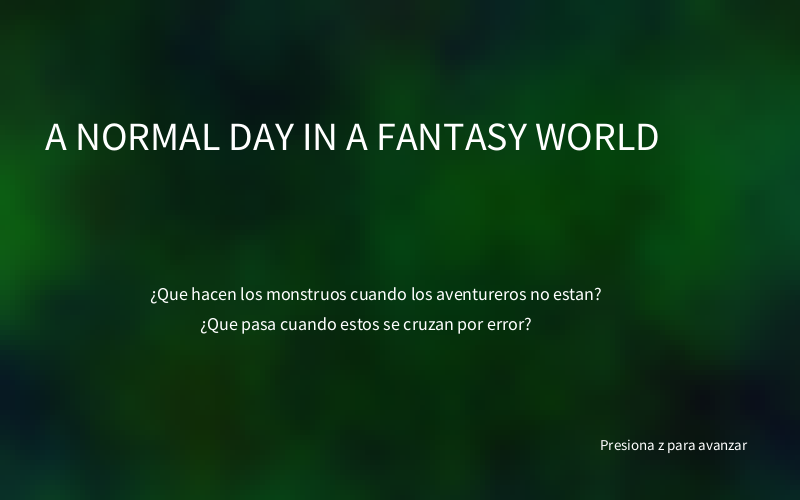
Frame 1 (no input)
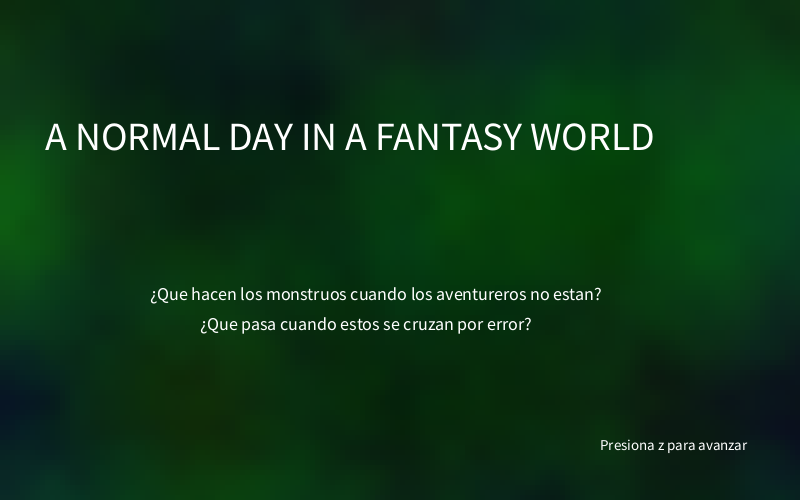
Frame 60 (the mouse pressed at the canvas centre just before this capture)
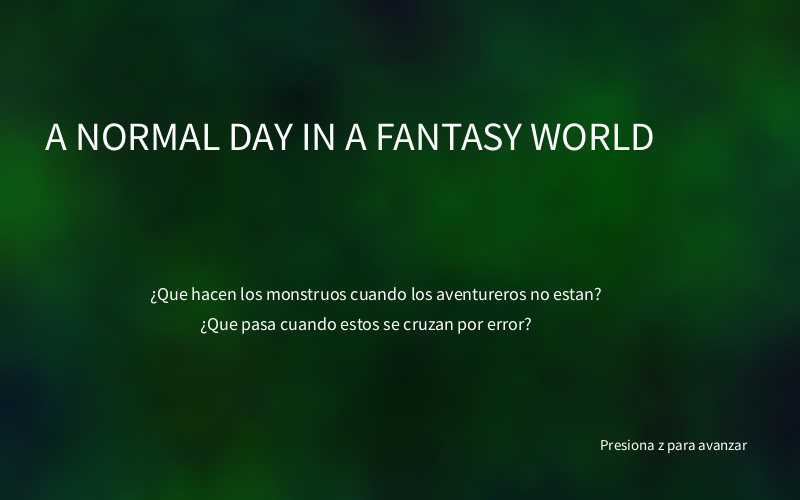
Frame 120 (the mouse held since frame 60 and released just before this capture)

The Processing sketch that drew these frames (run headless with seeded random() and noise(); from frame 60 on, the mouse is pressed at the canvas centre):

// Processing sketch: base_mas_pelea
// ── base_mas_pelea.pde

int pant =0;
boolean jugador1;
boolean jugador2;
int chara1;
int chara2;
Personaje j1;
Personaje j2;
int turno=1;
Personaje a;
Personaje b;
Personaje c;
Personaje d;
Personaje e;
Personaje a2;
Personaje b2;
Personaje c2;
Personaje d2;
Personaje e2;
float n;
Ventana ve;


void setup ()
{
  size (800, 500);
  ve = new Ventana();
  j1 = new Personaje ();
  j2 = new Personaje ();
  a = new Personaje(20,100);
  b = new Personaje(20,100);
  c = new Personaje(20,100);
  d = new Personaje(20,100);
  e = new Personaje(20,100);
  a2 = new Personaje(20,100);
  b2 = new Personaje(20,100);
  c2 = new Personaje(20,100);
  d2 = new Personaje(20,100);
  e2 = new Personaje(20,100);
  
}
void draw () 
{
  switch (pant)
  {
    case 0:    
      ve.inicio();   
      break;
      
      case 1:    
      ve.seleccion();    
      break;
      
      case 2:    
      ve.combate();   
      break;
      
      case 3:    
      ve.fin();    
      break;
  }
}

// ── personajes.pde
class Personaje 
{
  int ATK;
  int HP;
  Personaje (int a_, int v_) 
  {
    ATK=a_; 
    HP=v_;
  }
  Personaje()
  {}
  
  void sans (int x, int y) 
  {
    fill (255);
  noStroke();
  rect (x+40,y+15,45,5);
  rect (x+25,y+20,75,60);
  rect (x+45,y+80,35,5);
  rect (x+20,y+160,5,5); rect (x+100,y+160,5,5);  
  fill (150,100,100);
  rect (x+10,y+60,15,20); rect (x+100,y+60,15,20);
  rect (x+15,y+80,20,10); rect (x+90,y+80,20,10);
  rect (x+25,y+85,25,15); rect (x+75,y+85,25,15);  
  //contorno
  fill (0);
  rect (x+40,y+10,45,5);
  rect (x+30,y+15,10,5); rect (x+85,y+15,10,5);
  rect (x+25,y+20,5,10); rect (x+95,y+20,5,10);
  rect (x+20,y+30,5,25); rect (x+100,y+30,5,25);
  rect (x+25,y+55,5,10); rect (x+95,y+55,5,10);
  rect (x+20,y+60,5,15); rect (x+100,y+60,5,15);
  rect (x+25,y+75,10,5); rect (x+90,y+75,10,5);
  rect (x+30,y+80,15,5); rect (x+80,y+80,15,5);
  rect (x+40,y+85,45,5);
  //contorno de ropa  
  fill (0);
  rect (x+15,y+55,5,5); rect (x+105,y+55,5,5);
  rect (x+10,y+60,5,5); rect (x+110,y+60,5,5);
  rect (x+5,y+65,5,5); rect (x+115,y+65,5,5);
  rect (x+10,y+70,5,5); rect (x+110,y+70,5,5);
  rect (x+5,y+75,5,5); rect (x+115,y+75,5,5);
  rect (x+10,y+80,5,5); rect (x+110,y+80,5,5);
  rect (x+15,y+85,5,5); rect (x+105,y+85,5,5);
  rect (x+20,y+90,5,5); rect (x+100,y+90,5,5);
  rect (x+45,y+90,5,5); rect (x+75,y+90,5,5);
  rect (x+15,y+95,15,5); rect (x+95,y+95,15,5);
  rect (x+10,y+105,5,15); rect (x+15,y+100,95,25); rect (x+110,y+105,5,15);
  rect (x+20,y+125,85,5);  
  fill (255,0,0);
  rect (x+50,y+90,25,30); 
  rect (x+25,y+155,25,10); rect (x+75,y+155,25,10);
  rect (x+80,y+35,15,10); rect (x+95,y+35,5,5);
  rect (x+95,y+30,15,5); 
  rect (x+105,y+25,5,5);
  rect (x+110,y+20,5,5);
  rect (x+105,y+10,5,5);  
  fill (0);
  rect (x+50,y+95,5,5); rect (x+70,y+95,5,5);
  rect (x+50,y+110,5,5); rect (x+70,y+110,5,5);  
  fill (50,0,0);
  rect (x+25,y+130,30,25); rect (x+55,y+130,15,15); rect (x+70,y+130,30,25);  
  fill (255,220,0);  
  rect (x+25,y+135,10,20); rect (x+90,y+135,10,20);
  rect (x+65,y+70,5,5);
  //piernas
  fill (0);
  rect (x+25,y+130,5,10); rect (x+95,y+130,5,10);
  rect (x+20,y+140,5,10); rect (x+100,y+140,5,10);
  rect (x+25,y+150,5,10); rect (x+95,y+150,5,10);
  rect (x+15,y+155,10,5); rect (x+100,y+155,10,5);
  rect (x+15,y+160,5,5); rect (x+105,y+160,5,5);
  rect (x+20,y+165,20,5); rect (x+85,y+165,20,5);  
  rect (x+60,y+140,5,5); 
  rect (x+55,y+145,5,5); rect (x+65,y+145,5,5);
  rect (x+50,y+150,5,10); rect (x+70,y+150,5,10);
  rect (x+40,y+160,10,5); rect (x+75,y+160,10,5);  
  //cara
  fill (0);
  rect (x+35,y+40,15,15); rect (x+75,y+40,15,15);
  rect (x+60,y+50,5,5);
  rect (x+55,y+55,15,5);
  rect (x+35,y+60,5,10); rect (x+85,y+60,5,10);
  rect (x+40,y+65,45,5);
  rect (x+40,y+70,5,5);
  rect (x+50,y+70,5,5);
  rect (x+60,y+70,5,5);
  rect (x+70,y+70,5,5);
  rect (x+80,y+70,5,5);
  rect (x+45,y+75,35,5);
  fill(255,0,0);
  rect (x+80,y+45,5,5);
  }
  
  void fantasma1 (int x, int y) 
  {
    fill (42, 0, 71); 
 noStroke ();
 rect (x+60, y+20, 30, 10);
 rect (x+40, y+30, 20, 10);
 rect (x+30, y+40, 10, 10);
 rect (x+20, y+50, 10, 160); 
 // capa AON
 fill (0, 0, 65);
 rect (x+90, y+20, 20, 10);
 rect (x+60, y+30, 70, 10);
 rect (x+40, y+40, 100, 10);
 rect (x+30, y+50, 20, 20); rect (x+130, y+50, 20, 20);
 rect (x+140, y+120, 10, 10); 
 rect (x+30, y+130, 20, 10); rect (x+130, y+130, 20, 10);
 rect (x+30, y+140, 40, 70);
 rect (x+70, y+150, 10, 80); rect (x+120, y+140, 30, 90);
 rect (x+50, y+210, 20, 10); rect (x+140, y+230, 10, 10); 
 // borde interno
 fill (25, 0, 150);
 rect (x+60, y+40, 20, 10); rect (x+100, y+40, 10, 10);
 rect (x+50, y+50, 10, 10); rect (x+80, y+50, 20, 10); rect (x+110, y+50, 20, 10);
 rect (x+40, y+60, 10, 10); rect (x+80, y+60, 10, 10); rect (x+130, y+60, 10, 10);
 rect (x+30, y+70, 10, 50); rect (x+140, y+70, 10, 50);
 rect (x+30, y+120, 20, 10); rect (x+130, y+120, 10, 10);
 rect (x+50, y+130, 20, 10); rect (x+120, y+130, 10, 10);
 rect (x+20, y+210, 30, 10);
 rect (x+20, y+220, 10, 60);
 rect (x+40, y+220, 10, 20); 
 rect (x+50, y+220, 20, 10); rect (x+120, y+230, 20, 10);
 rect (x+60, y+230, 20, 40); rect (x+130, y+240, 20, 30); 
 // contorno marron
 fill (95, 0, 0);
 rect (x+70, y+140, 20, 10);
 rect (x+80, y+150, 10, 90); rect (x+110, y+140, 10, 120); 
 //interior
 fill (0); 
 rect (x+60, y+50, 20, 10); rect (x+100, y+50, 10, 10);
 rect (x+50, y+60, 30, 10); rect (x+90, y+60, 40, 10);
 rect (x+40, y+70, 100, 50);
 rect (x+50, y+120, 80, 10);
 rect (x+70, y+130, 50, 10); 
 rect (x+90, y+140, 20, 90);
 rect (x+50, y+230, 10, 20); rect (x+90, y+230, 10, 30);
 rect (x+80, y+240, 10, 10); rect (x+120, y+240, 10, 10);
 rect (x+60, y+270, 10, 20);
 rect (x+30, y+220, 10, 40); rect (x+40, y+240, 10, 10); 
 //detalles
 fill (190, 0, 0);
 rect (x+60, y+80, 10, 10); rect (x+120, y+80, 10, 10); rect (x+120, y+90, 20, 10);
 rect (x+50, y+90, 20, 10); 
 rect (x+80, y+100, 30, 10);
 rect (x+70, y+110, 10, 10); rect (x+110, y+110, 10, 10); 
 fill (230, 0, 0);
 rect (x+70, y+80, 10, 10); rect (x+110, y+80, 10, 10); 
 fill (255, 255, 0);
 rect (x+90, y+150, 10, 10); 
 fill (225, 200, 0);
 rect (x+100, y+150, 10, 10); 
 fill (225, 185, 0);
 rect (x+90, y+160, 20, 10);
  }
  
  void fantasma2 (int x, int y) 
  {
    fill (42, 0, 71); 
 noStroke ();
 rect (x+80, y+20, 30, 10); 
 rect (x+110, y+30, 20, 10); 
 rect (x+130, y+40, 10, 10); 
 rect (x+140, y+50, 10, 160); 
 // capa AON
 fill (0, 0, 65); 
 rect (x+60, y+20, 20, 10); 
 rect (x+40, y+30, 70, 10); 
 rect (x+30, y+40, 100, 10); 
 rect (x+120, y+50, 20, 20); rect (x+20, y+50, 20, 20); 
 rect (x+20, y+120, 10, 10);  
 rect (x+120, y+130, 20, 10); rect (x+20, y+130, 20, 10); 
 rect (x+100, y+140, 40, 70); 
 rect (x+90, y+150, 10, 80); rect (x+20, y+140, 30, 90); 
 rect (x+100, y+210, 20, 10); rect (x+20, y+230, 10, 10); 
 // borde interno
 fill (25, 0, 150);
 rect (x+90, y+40, 20, 10); rect (x+60, y+40, 10, 10); 
 rect (x+110, y+50, 10, 10); rect (x+70, y+50, 20, 10); rect (x+40, y+50, 20, 10); 
 rect (x+120, y+60, 10, 10); rect (x+80, y+60, 10, 10); rect (x+30, y+60, 10, 10); 
 rect (x+130, y+70, 10, 50); rect (x+20, y+70, 10, 50); 
 rect (x+120, y+120, 20, 10); rect (x+30, y+120, 10, 10); 
 rect (x+100, y+130, 20, 10); rect (x+40, y+130, 10, 10); 
 rect (x+120, y+210, 30, 10); 
 rect (x+140, y+220, 10, 60); 
 rect (x+120, y+220, 10, 20);  
 rect (x+100, y+220, 20, 10); rect (x+30, y+230, 20, 10); 
 rect (x+90, y+230, 20, 40); rect (x+20, y+240, 20, 30); 
 // contorno marron
 fill (95, 0, 0);
 rect (x+80, y+140, 20, 10);
 rect (x+80, y+150, 10, 90); rect (x+50, y+140, 10, 120); 
 //interior
 fill (0); 
 rect (x+90, y+50, 20, 10); rect (x+60, y+50, 10, 10); 
 rect (x+90, y+60, 30, 10); rect (x+40, y+60, 40, 10); 
 rect (x+30, y+70, 100, 50); 
 rect (x+40, y+120, 80, 10); 
 rect (x+50, y+130, 50, 10);
 
 rect (x+60, y+140, 20, 90); 
 rect (x+110, y+230, 10, 20); rect (x+70, y+230, 10, 30); 
 rect (x+80, y+240, 10, 10); rect (x+40, y+240, 10, 10); 
 rect (x+100, y+270, 10, 20); 
 rect (x+130, y+220, 10, 40); rect (x+120, y+240, 10, 10);
 
 fill (190, 0, 0);
 rect (x+100, y+80, 10, 10); rect (x+40, y+80, 10, 10);  
 rect (x+30, y+90, 20, 10); rect (x+100, y+90, 20, 10); 
 rect (x+60, y+100, 30, 10);
 rect (x+90, y+110, 10, 10); rect (x+50, y+110, 10, 10);
 
 fill (230, 0, 0);
 rect (x+90, y+80, 10, 10); rect (x+50, y+80, 10, 10); 
 fill (255, 255, 0);
 rect (x+70, y+150, 10, 10); 
 fill (225, 200, 0);
 rect (x+60, y+150, 10, 10); 
 fill (225, 185, 0);
 rect (x+60, y+160, 20, 10);
  }
  
  void slime1 (int x, int y) 
  {
   fill (100, 247, 255); 
 noStroke ();
 rect (x+50, y+20, 40, 10);
 rect (x+70, y+30, 50, 10);
 rect (x+110, y+40, 20, 10);
 rect (x+50, y+40, 40, 10); 
 rect (x+120, y+50, 20, 10);
 rect (x+40, y+50, 10, 10); 
 rect (x+130, y+60, 20, 10); 
 rect (x+140, y+70, 10, 30); 
 rect (x+130, y+90, 10, 10); 
 rect (x+120, y+100, 20, 10); 
 rect (x+70, y+110, 60, 10); 
 //contorno intermedio
 fill (74, 218, 255);  
 rect (x+60, y+30, 10, 10); 
 rect (x+30, y+60, 10, 40); 
 rect (x+40, y+100, 10, 10); 
 rect (x+50, y+110, 20, 10); 
 rect (x+60, y+120, 60, 10); 
 //contorno oscuro
 fill (0, 195, 255);  
 rect (x+50, y+30, 10, 10); 
 rect (x+40, y+40, 10, 10); 
 rect (x+30, y+50, 10, 10); 
 rect (x+20, y+60, 10, 40); 
 rect (x+20, y+100, 20, 10); 
 rect (x+30, y+110, 20, 10); 
 rect (x+40, y+120, 20, 10); 
 //detalle interno
 fill (150, 255, 255);  
 rect (x+50, y+50, 70, 60); 
 rect (x+90, y+40, 30, 10); 
 rect (x+130, y+70, 10, 20); 
 rect (x+120, y+60, 10, 40); 
 rect (x+40, y+60, 10, 40);  
 fill (255);
 rect (x+90, y+40, 20, 20); 
 rect (x+100, y+50, 20, 20); 
 rect (x+110, y+60, 20, 20); 
 fill (0);
 rect (x+120, y+60, 10, 10);
 rect (x+60, y+60, 10, 10);  
 fill (0, 147, 184); 
 rect (x+90, y+70, 20, 10);  
 fill (0, 220, 255);
 rect (x+30, y+130, 90, 5);
  }
  
  void slime2 (int x, int y) 
  {
     fill (100, 247, 255); 
 noStroke ();
 rect (x+80, y+20, 40, 10);
 rect (x+50, y+30, 50, 10);
 rect (x+40, y+40, 20, 10);
 rect (x+90, y+40, 30, 10);
 rect (x+30, y+50, 20, 10);
 rect (x+120, y+50, 10, 10);
 rect (x+20, y+60, 20, 10);
 rect (x+20, y+70, 10, 30);
 rect (x+30, y+90, 10, 10);
 rect (x+30, y+100, 20, 10);
 rect (x+40, y+110, 60, 10); 
 //contorno intermedio
 fill (74, 218, 255); 
 noStroke ();
 rect (x+100, y+30, 10, 10);
 rect (x+130, y+60, 10, 40);
 rect (x+120, y+100, 10, 10);
 rect (x+100, y+110, 20, 10);
 rect (x+50, y+120, 60, 10); 
 //contorno oscuro
 fill (0, 195, 255); 
 noStroke ();
 rect (x+110, y+30, 10, 10);
 rect (x+120, y+40, 10, 10);
 rect (x+130, y+50, 10, 10);
 rect (x+140, y+60, 10, 40);
 rect (x+130, y+100, 20, 10);
 rect (x+120, y+110, 20, 10);
 rect (x+110, y+120, 20, 10); 
 //detalle interno
 fill (150, 255, 255); 
 noStroke ();
 rect (x+50, y+50, 70, 60);
 rect (x+60, y+40, 30, 10);
 rect (x+30, y+70, 10, 20);
 rect (x+40, y+70, 10, 30);
 rect (x+120, y+60, 10, 40); 
 fill (255); 
 noStroke ();
 rect (x+60, y+40, 20, 20);
 rect (x+50, y+50, 20, 20);
 rect (x+40, y+60, 20, 20); 
 fill (0, 0, 0); 
 noStroke ();
 rect (x+40, y+60, 10, 10);
 rect (x+100, y+60, 10, 10); 
 fill (0, 147, 184); 
 noStroke ();
 rect (x+60, y+70, 20, 10); 
 fill (0, 220, 255); 
 noStroke ();
 rect (x+50, y+130, 90, 5);
  }
  
  void spectro1 (int x, int y) 
  {
     //aura
  fill(200,255,255);
  noStroke();
  rect (x+150, y+30, 10, 10); rect (x+120, y+30, 10, 10); rect (x+70, y+40, 10, 10);
  rect (x+100, y+30, 10, 20);
  rect (x+130, y+40, 10, 30); rect (x+100, y+50, 30, 10); rect (x+90, y+60, 20, 20);  
  rect (x+150, y+80, 10, 20); rect (x+80, y+80, 10, 100); rect (x+70, y+90, 10, 20); rect (x+60, y+100, 10, 20);
  rect (x+150, y+110, 10, 20);  rect (x+70, y+130, 10, 40);  
  rect (x+90, y+180, 30, 20);  
  rect (x+100, y+200, 40, 10);  
  rect (x+110, y+210, 20, 10);  
  //interior de aura
  fill(230,255,255);
  rect (x+110, y+60, 20, 10);  
  rect (x+130, y+70, 10, 10); rect (x+100, y+70, 10, 10);  
  rect (x+90, y+80, 60, 100);  
  rect (x+100, y+180, 50, 10);  
  rect (x+120, y+190, 20, 10);  
  rect (x+150, y+130, 10, 20);  
  //contorno cuerpo
  fill (70);
  rect (x+110, y+70, 10, 10);  
  rect (x+100, y+80, 10, 30);  
  rect (x+90, y+130, 20, 10);  
  rect (x+110, y+140, 40, 10);  
  rect (x+90, y+150, 20, 10);  
  rect (x+100, y+170, 20, 10);
  //huesos
  fill (120);
  rect (x+120, y+70, 10, 10);  
  rect (x+110, y+80, 30, 40);  
  rect (x+120, y+140, 20, 10);  
  rect (x+110, y+150, 40, 10);  
  rect (x+120, y+160, 20, 10);  
  rect (x+140, y+170, 10, 10);  
  rect (x+120, y+180, 20, 10);  
  fill (180);
  rect (x+140, y+130, 10, 10); rect (x+110, y+130, 10, 10);  
  rect (x+120, y+150, 20, 10);  
  rect (x+120, y+170, 20, 10);  
  fill (100,0,0);
  rect (x+130, y+90, 10, 10); rect (x+110, y+90, 10, 10);  
  //escudo
  fill (0);
  rect (x+40, y+200, 50, 50);  
  rect (x+50, y+170, 10, 10);  
  rect (x+40, y+180, 30, 10);  
  rect (x+30, y+190, 50, 10);  
  rect (x+30, y+190, 10, 50);  
  rect (x+20, y+200, 10, 30);  
  rect (x+10, y+210, 10, 10);  
  fill (0,35,0);
  rect (x+30, y+190, 10, 10);  
  rect (x+40, y+200, 10, 10);  
  rect (x+50, y+210, 10, 10);  
  rect (x+60, y+220, 10, 10);
  rect (x+70, y+230, 10, 10);
  rect (x+80, y+240, 10, 10);  
  //espada
  fill (0);
  rect (x+200, y+140, 10, 10);  
  rect (x+190, y+150, 10, 10);  
  rect (x+180, y+160, 10, 10);
  rect (x+170, y+170, 10, 10);  
  rect (x+190, y+160, 10, 10);
  rect (x+200, y+170, 10, 10);
  rect (x+210, y+180, 10, 10);
  rect (x+220, y+190, 10, 10);
  rect (x+230, y+200, 10, 10);  
  fill (0,35,0);
  rect (x+170, y+140, 10, 10);
  rect (x+180, y+150, 10, 10);  
  fill (0, 30,0);
  rect (x+200, y+150, 10, 10);
  rect (x+180, y+170, 10, 10);  
  fill (0,95,0);
  rect (x+200, y+160, 10, 10); rect (x+190, y+170, 10, 10);  
  rect (x+210, y+170, 10, 10); rect (x+200, y+180, 10, 10);  
  rect (x+220, y+180, 10, 10); rect (x+210, y+190, 10, 10);  
  rect (x+230, y+190, 10, 10); rect (x+220, y+200, 10, 10);
  }
  
  void spectro2 (int x, int y) 
  {
   //aura
  fill(200,255,255);
  noStroke();
  rect (x+90, y+30, 10, 10); rect (x+120, y+30, 10, 10); rect (x+170, y+40, 10, 10);
  rect (x+140, y+30, 10, 20);
  rect (x+110, y+40, 10, 30); rect (x+120, y+50, 30, 10); rect (x+140, y+60, 20, 20);
  rect (x+90, y+80, 10, 20); rect (x+160, y+80, 10, 100); rect (x+170, y+90, 10, 20); rect (x+180, y+100, 10, 20);
  rect (x+90, y+110, 10, 20);  rect (x+170, y+130, 10, 40);  
  rect (x+130, y+180, 30, 20);
  rect (x+110, y+200, 40, 10);
  rect (x+120, y+210, 20, 10);  
  //interior de aura
  fill(230,255,255);
  rect (x+120, y+60, 20, 10);
  rect (x+110, y+70, 10, 10); rect (x+140, y+70, 10, 10);
  rect (x+100, y+80, 60, 100);
  rect (x+100, y+180, 50, 10);
  rect (x+110, y+190, 20, 10);
  rect (x+90, y+130, 10, 20);  
  //contorno cuerpo
  fill (70);
  rect (x+130, y+70, 10, 10);
  rect (x+140, y+80, 10, 30);
  rect (x+140, y+130, 20, 10);
  rect (x+100, y+140, 40, 10);
  rect (x+140, y+150, 20, 10);
  rect (x+130, y+170, 20, 10);
  //huesos
  fill (120);
  rect (x+120, y+70, 10, 10);
  rect (x+110, y+80, 30, 40);
  rect (x+110, y+140, 20, 10);
  rect (x+100, y+150, 40, 10);
  rect (x+110, y+160, 20, 10);
  rect (x+100, y+170, 10, 10);
  rect (x+110, y+180, 20, 10);
  fill (180);
  rect (x+100, y+130, 10, 10); rect (x+130, y+130, 10, 10);
  rect (x+110, y+150, 20, 10);
  rect (x+110, y+170, 20, 10);
  fill (100,0,0);
  rect (x+110, y+90, 10, 10); rect (x+130, y+90, 10, 10);  
  //escudo
  fill (0);
  rect (x+160, y+200, 50, 50);
  rect (x+190, y+170, 10, 10);
  rect (x+180, y+180, 30, 10);
  rect (x+170, y+190, 50, 10);
  rect (x+210, y+190, 10, 50);
  rect (x+220, y+200, 10, 30);
  rect (x+230, y+210, 10, 10);
  fill (0,35,0);
  rect (x+210, y+190, 10, 10);
  rect (x+200, y+200, 10, 10);
  rect (x+190, y+210, 10, 10);
  rect (x+180, y+220, 10, 10);
  rect (x+170, y+230, 10, 10);
  rect (x+160, y+240, 10, 10);  
  //espada
  fill (0);
  rect (x+40, y+140, 10, 10);
  rect (x+50, y+150, 10, 10);
  rect (x+60, y+160, 10, 10);
  rect (x+70, y+170, 10, 10);  
  rect (x+50, y+160, 10, 10);
  rect (x+40, y+170, 10, 10);
  rect (x+30, y+180, 10, 10);
  rect (x+20, y+190, 10, 10);
  rect (x+10, y+200, 10, 10);  
  fill (0,35,0);
  rect (x+70, y+140, 10, 10);
  rect (x+60, y+150, 10, 10);
  fill (0, 30,0);
  rect (x+40, y+150, 10, 10);
  rect (x+60, y+170, 10, 10);
  fill (0,95,0);
  rect (x+40, y+160, 10, 10); rect (x+50, y+170, 10, 10);
  rect (x+30, y+170, 10, 10); rect (x+40, y+180, 10, 10);
  rect (x+20, y+180, 10, 10); rect (x+30, y+190, 10, 10);
  rect (x+10, y+190, 10, 10); rect (x+20, y+200, 10, 10);  
  }
  
  void wisp1 (int x, int y) 
  {
     fill (0, 255, 255); 
 noStroke ();
 rect (x+20, y+30, 60, 55); 
 rect (x+55, y+5, 10, 10); 
 rect (x+55, y+15, 15, 15);                    rect (x+20, y+10, 5, 10); 
 rect (x+70, y+20, 5, 10); 
 rect (x+75, y+25, 5, 5); rect (x+45, y+20, 5, 5); rect (x+20, y+20, 10, 5); 
                          rect (x+40, y+25, 15, 5); rect (x+15, y+25, 15, 5);                      
 rect (x+95, y+45, 5, 20); 
 rect (x+90, y+40, 5, 35);  rect (x+15, y+25, 5, 55); 
 rect (x+85, y+35, 5, 45);  rect (x+10, y+35, 5, 35); 
 rect (x+80, y+30, 5, 55);  
 rect (x+30, y+85, 50, 5); 
 rect (x+35, y+90, 30, 5); 
 //cuerpo
 fill (0, 230, 250);
 noStroke ();
 rect (x+60, y+30, 5, 5); rect (x+20, y+30, 5, 5); 
 rect (x+50, y+35, 25, 5); rect (x+20, y+40, 5, 20); 
 rect (x+40, y+40, 40, 5); rect (x+25, y+45, 5, 5); 
 rect (x+35, y+45, 50, 5); 
 rect (x+85, y+50, 5, 20); rect (x+25, y+50, 60, 25); 
 rect (x+30, y+75, 50, 5); 
 rect (x+45, y+80, 20, 5); 
 //rostro
 fill (0, 160, 250);
 rect (x+60, y+50, 5, 5); 
 rect (x+55, y+55, 15, 15); rect (x+50, y+60, 5, 10); 
 rect (x+55, y+70, 10, 5); 
 fill (0);
 rect (x+75, y+60, 5, 15); rect (x+40, y+60, 5, 15);
  }
  
  void wisp2 (int x, int y) 
  {
    fill (0, 255, 255); 
 noStroke ();
 rect (x+30, y+30, 60, 55);
 rect (x+45, y+5, 10, 10);
 rect (x+40, y+15, 15, 15);                    rect (x+85, y+10, 5, 10);
 rect (x+35, y+20, 5, 10);
 rect (x+30, y+25, 5, 5); rect (x+60, y+20, 5, 5); rect (x+80, y+20, 10, 5);
                        rect (x+55, y+25, 14, 5); rect (x+75, y+25, 15, 5);
 rect (x+10, y+45, 5, 20);
 rect (x+15, y+40, 5, 35);  rect (x+90, y+25, 5, 55);
 rect (x+20, y+35, 5, 45);  rect (x+95, y+35, 5, 35);
 rect (x+25, y+30, 5, 55); 
 rect (x+30, y+85, 50, 5);
 rect (x+45, y+90, 30, 5); 
 //cuerpo
 fill (0, 230, 250);
 rect (x+45, y+30, 5, 5); rect (x+85, y+30, 5, 5);
 rect (x+35, y+35, 25, 5); rect (x+85, y+40, 5, 20);
 rect (x+30, y+40, 40, 5); rect (x+80, y+45, 5, 5);
 rect (x+25, y+45, 50, 5); 
 rect (x+20, y+50, 5, 20); rect (x+25, y+50, 60, 25);
 rect (x+30, y+75, 50, 5);
 rect (x+45, y+80, 20, 5); 
 //rostro
 fill (0, 160, 250);
 rect (x+45, y+50, 5, 5);
 rect (x+40, y+55, 15, 15); rect (x+55, y+60, 5, 10);
 rect (x+45, y+70, 10, 5);
 fill (0);
 rect (x+30, y+60, 5, 15); rect (x+65, y+60, 5, 15);
  }
}

// ── ventanas.pde
class Ventana
{
  Ventana () {}
  
  void inicio ()
 {
   
   n+=0.002;
  background(0);
  for(int i =0; i<width; i+=5)
  {
    for(int j = 0; j<height; j+= 5)
    {
      fill(noise(i*0.005,j*0.005,n)*20,noise(i*0.005+1,j*0.005+1,n)*120,noise(i*0.005+2,j*0.005+2,n)*50);
      noStroke();
      rect(i,j,5,5);
    }
  }
  
   fill(255);
   textSize(40);
   text("A NORMAL DAY IN A FANTASY WORLD", 45,150);   
   textSize(18);
   text ("¿Que hacen los monstruos cuando los aventureros no estan?",150,300);
   text ("¿Que pasa cuando estos se cruzan por error?",200,330);
   textSize(15);
   text("Presiona z para avanzar", 600,450);
   if(key == 'z'|| key == 'Z')
    {
      pant = 1;
    }
 }
 void seleccion ()
 {
    n+=0.006;
  background(0);
  for(int i =0; i<width; i+=5)
  {
    for(int j = 0; j<height; j+= 5)
    {
      fill(noise(i*0.005,j*0.005,n)*50);
      noStroke();
      rect(i,j,5,5);
    }
  }
  fill (250);
   textSize(20);
   text("¿Quien se cruzara en el camino quien?", 200, 50);     
   
   textSize(20);
   text("Sans (Underfell)", 50, 120);
   textSize(12);
   text("Jugador 1, presiona x ", 50, 150);
   text("Jugador 2, presiona y ", 50, 180);
   textSize(20);
   text("Fantasma", 50, 380);
   textSize(12);
   text("Jugador 1, presiona c ", 50, 410);
   text("Jugador 2, presiona u ", 50, 440);
   textSize(20);
   text("Slime", 330, 230);
   textSize(12);
   text("Jugador 1, presiona v ", 330, 260);
   text("Jugador 2, presiona i ", 330, 300);
   textSize(20);
   text("Spectro", 600, 120);
   textSize(12);
   text("Jugador 1, presiona b ", 600, 150);
   text("Jugador 2, presiona o ", 600, 180);
   textSize(20);
   text("Wisp", 600, 380);
   textSize(12);
   text("Jugador 1, presiona n ", 600, 410);
   text("Jugador 2, presiona p ", 600, 440);
   if (keyPressed) 
   {
     switch (key)
     {
       case 'x':
       jugador1 = true;
       chara1=0;
       break;
       
       case 'c':
       jugador1 = true;
       chara1=1;
       break;
       
       case 'v':
       jugador1 = true;
       chara1=2;
       break;
       
       case 'b':
       jugador1 = true;
       chara1=3;
       break;
       
       case 'n':
       jugador1 = true;
       chara1=4;
       break;
       //jugador 2
       case 'y':
       jugador2 = true;
       chara2=0;
       break;
       
       case 'u':
       jugador2 = true;
       chara2=1;
       break;
       
       case 'i':
       jugador2 = true;
       chara2=2;
       break;
       
       case 'o':
       jugador2 = true;
       chara2=3;
       break;
       
       case 'p':
       jugador2 = true;
       chara2=4;
       break;
     }
     if (jugador1 && jugador2)
     {
       pant = 2;
     }
   }
 }
 void combate ()
 {
   background (#9DF0CB);
  fill (0,95,0);
  noStroke();
  rect (0,0,800,80);
  //suelo
  fill (0,140,0);
  rect (0,230,800,190);
  
  //arboles fondo
  fill(#edc77e);
  rect (160,60,10,10); rect (170,70,10,10); rect (180,80,10,10); rect (190,80,20,60);
  rect (190,140,10,30);
  rect (180,170,20,60);  
  rect (480,100,10,10); rect (470,110,10,10); rect (460,120,10,10); rect (450,130,10,10);
  rect (440,130,10,40);
  rect (450,160,10,40);
  rect (440,190,10,40);  
  //verde claro
  fill (88,176,120);
  //stroke (80);
  rect (120,0,30,20);  rect (160,0,40,30); 
  rect (200,0,10,10); rect (210,10,10,10); rect (200,20,10,20);  
  rect (440,60,40,20);
  rect (460,80,60,20);
  rect (440,100,30,20);  
  rect (580,40,60,40); rect (640,60,40,20);
  rect (610,80,20,20); rect (650,80,20,20);    
  //arboles medio
  fill (#e39f4f);
  noStroke();
  rect (100,40,30,200);
  rect (130,100,10,30);  
  rect (630,80,10,40); 
  rect (650,80,10,10); rect (640,90,10,10);
  rect (630,120,20,60);
  rect (640,160,20,90);  
  //verde oscuro
  fill (0,85,0);
  rect (0,0,100,20);
  rect (0,80,20,20); rect (10,70,10,10); rect (20,80,10,10);
  rect (80,20,20,30); rect (100,20,30,20);  
  rect (0,220,120,40);
  rect (20,210,10,10);
  rect (80,210,10,10); rect (90,200,10,10); 
  rect (100,210,10,10); rect (110,200,10,10); rect (120,190,10,10);  
  rect (120,240,10,10); 
  rect (120,250,20,10);
  rect (140,240,40,20); rect (160,220,20,20);
  rect (180,230,10,10); rect (190,240,10,10);
  rect (200,220,40,30);  
  rect (350,230,30,10); rect (380,220,20,40);
  rect (360,240,10,10);
  rect (400,240,70,30); rect (430,230,30,10);  
  rect (700,60,60,40); rect (740,50,60,40);
  rect (700,230,30,10);
  rect (660,240,70,20); rect (780,250,20,10);  
  rect (0,310,10,10);
  rect (0,320,20,20);
  rect (0,340,40,60);
  rect (40,360,40,40); rect (80,380,20,20);  
  rect (780,300,20,20);
  rect (760,320,40,20);
  rect (740,340,60,20);
  rect (720,360,80,20);
  rect (700,380,100,20);    
  //arboles frente
  fill(#815117);
  rect (20,20,40,20);
  rect (30,40,50,320);
  rect (0,100,10,20); rect (10,110,10,20); rect (20,120,10,20);
  rect (80,80,10,20); rect (90,70,10,20);
  rect (100,60,20,20); rect (110,50,20,20);
  rect (130,40,30,20); 
  rect (130,10,10,30); rect (140,0,10,20); rect (150,0,10,10);  
  rect (160,30,10,20); rect (170,20,10,20);
  rect (20,320,10,10); rect (80,300,10,10);
  rect (80,310,30,20); rect (100,320,30,20); 
  rect (120,330,30,20); rect (140,340,20,20); rect (160,350,20,10);
  rect (80,350,10,20); rect (90,360,20,10);  
  rect (730,80,50,80);
  rect (720,160,50,60);
  rect (730,220,50,100);  
  rect (720,290,10,10);
  rect (710,300,30,40);
  rect (700,310,10,20);
  rect (680,320,20,10);
  rect (710,330,20,10);
  rect (690,340,30,10);  
  rect (780,120,10,10); 
  rect (780,110,20,10);
  rect (790,100,20,10);
   fill(0);
   rect (0,400,800,100);
   
   
   
   switch (chara1) 
 {
      case 0:
      j1.sans(200,200);
      j1=a;
      break;
      
      case 1:
      j1.fantasma1(200,100);
      j1=b;
      break;
      
      case 2:
      j1.slime1(200,240);
      j1=c;
      break;
      
      case 3:
      j1.spectro1(120,100);
      j1=d;
      break;
      
      case 4:
      j1.wisp1(240,200);
      j1=e;
      break;
 }
 switch (chara2)
 {
      case 0:      
      j2.sans(460,200);
      j2=a2;
      break;
      
      case 1:
      j2.fantasma2(450,100);
      j2=b2;    
      break;
      
      case 2:      
      j2.slime2(445,240);
      j2=c2;
      break;
      
      case 3:
      j2.spectro2(430,100);
      j2=d2;
      break;
      
      case 4:
      j2.wisp2(450,200);
      j2=e2;
      break;
 }
 fill (255);
 if (turno == 1)
 {
   text ("jugador 1 preciona N para atacar", 310,40);
   if (keyPressed)
   {
     if(key == 'n' || key == 'N')
     {
       j2.HP=j2.HP-j1.ATK;
       turno=2;
       
     }
   }
 } 
 
 if (turno == 2)
 {
   text ("jugador 2 preciona M para atacar", 310,40);
   if (keyPressed)
   {
     if(key == 'm' || key == 'M')
     {
       j1.HP=j1.HP-j2.ATK;
       turno=1;
       
     }
   }
 } 
 
 if (j1.HP<=0 || j2.HP<=0)
 {
   pant=3;
 }
 fill (0,95,0);
  text ("HP",170,420);
  text ("HP",620,420);
  rect (380,420,-j1.HP*2,20);
  rect (420,420, j2.HP*2,20);
  fill(255);
  text(j1.HP,360,435);
  text(j2.HP,420,435);
 }
 
 void fin ()
 {
    n+=0.01;
  background(0);
  for(int i =0; i<width; i+=5)
  {
    for(int j = 0; j<height; j+= 5)
    {
      fill(noise(i*0.05,j*0.005,n)*150,noise(i*0.005+1,j*0.005+1,n)*25,noise(i*0.005+2,j*0.005+2,n)*50);
      noStroke();
      rect(i,j,5,5);
    }
  }
   
   
   fill (255);
   if(j1.HP <= 0)
   {
     textSize(25);
   text ("El ganador es el jugador 2", 280,200);
   }
   
   if(j2.HP <= 0)
   {
     textSize(25);
   text ("El ganador es el jugador 1", 280,200);
   }
   textSize(15);
   text ("Para volver al inicio preciona i",550,480);
   if (key == 'i' || key == 'I')
   {
     turno = 1;
     jugador1 = false;
     jugador2 = false;
     pant=0;
   }
   
 }
}
